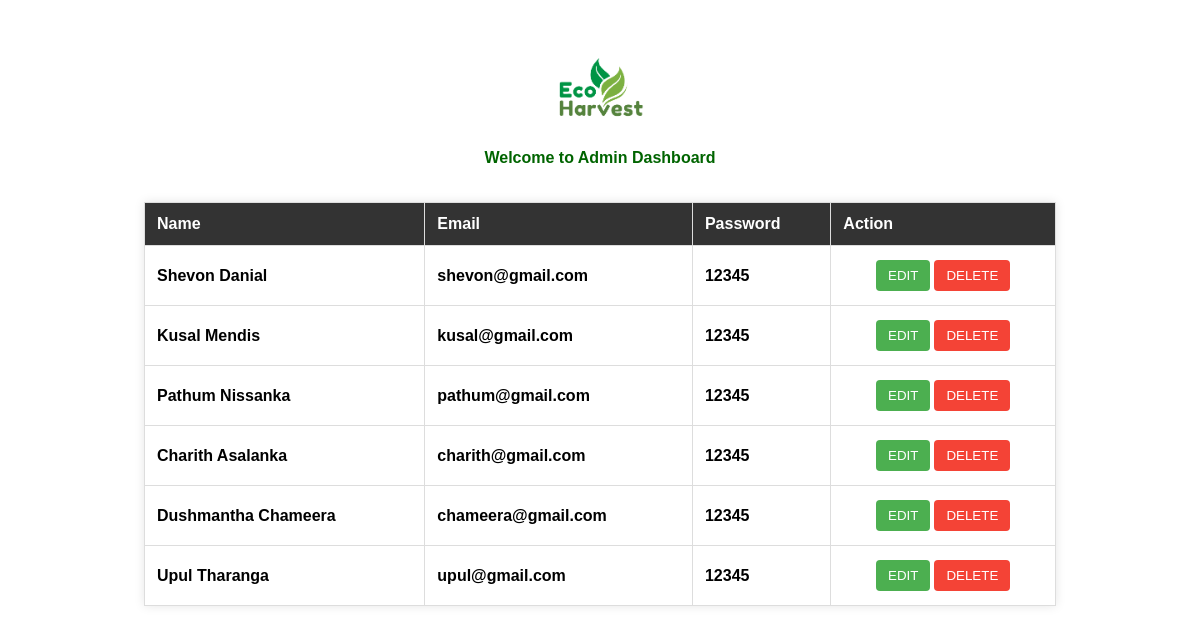
The page /adashboard.php on the database its author committed.
### tables this page shows
CREATE TABLE IF NOT EXISTS `register` (
  `name` varchar(50) NOT NULL,
  `email` varchar(50) NOT NULL,
  `password` varchar(50) NOT NULL,
  PRIMARY KEY (`email`)
);

### adashboard.php (the view, shortened to what this page needs)
<!DOCTYPE html>
<html lang="en">
<head>
</head>
<header>
    <div class="back-btn" onclick="goBack()">
        <img src="images/index/logo.png" alt="Logo" style="width: 100px; height: auto;">
      </div>
      <div class="title-text">Welcome to Admin Dashboard </div>
</header>
<body>
<?php
$servername = "127.0.0.1";
$username = "root";
$password = "";
$dbname = "ecoharvest";
$conn = new mysqli($servername, $username, $password, $dbname);
$sql = "SELECT * FROM register";
$result = $conn->query($sql);
if ($result->num_rows > 0) {
    echo "<table>";
    echo "<tr><th>Name</th><th>Email</th><th>Password</th><th>Action</th></tr>";
    while ($row = $result->fetch_assoc()) {
        echo "<tr>";
        echo "<td>" . $row["name"] . "</td>";
        echo "<td>" . $row["email"] . "</td>";
        echo "<td>" . $row["password"] . "</td>";
        echo "<td class='action-buttons'>";
        echo "<button class='edit-button' onclick=\"editFunction('" . $row["name"] . "', '" . $row["email"] . "', '" . $row["password"] . "')\">Edit</button>";
        echo "<button class='delete-button' onclick=\"deleteFunction('" . $row["email"] . "')\">Delete</button>";
        echo "</td>";
        echo "</tr>";
    }
    echo "</table>";
} else {
    echo "0 results";
}
?>
</body>
</html>

### adashboard.php (style rules this page uses)
body { font-family: Arial, sans-serif; background-color: #f4f4f4; margin: 0; padding: 0; }
body { font-family: 'Signika', sans-serif; margin: 20px; font-weight:bold; padding: 10px; background-color: white; position: relative; }
header { background-color: white; color: darkgreen; text-align: center; padding: 15px 0; }
table { border-collapse: collapse; width: 80%; margin: 20px auto; background-color: white; box-shadow: 0 0 10px rgba(0, 0, 0, 0.1); }
th, td { border: 1px solid #ddd; padding: 12px; text-align: left; }
th { background-color: #333; color: white; }
.action-buttons { text-align: center; }
.edit-button, .delete-button { padding: 8px 12px; margin: 2px; cursor: pointer; border: none; border-radius: 4px; text-transform: uppercase; }
.edit-button { background-color: #4CAF50; color: white; }
.delete-button { background-color: #f44336; color: white; }

### rows shown on the page
register: name "Shevon Danial", email "shevon@gmail.com", password "12345"
register: name "Kusal Mendis", email "kusal@gmail.com", password "12345"
register: name "Pathum Nissanka", email "pathum@gmail.com", password "12345"
register: name "Charith Asalanka", email "charith@gmail.com", password "12345"
register: name "Dushmantha Chameera", email "chameera@gmail.com", password "12345"
register: name "Upul Tharanga", email "upul@gmail.com", password "12345"
